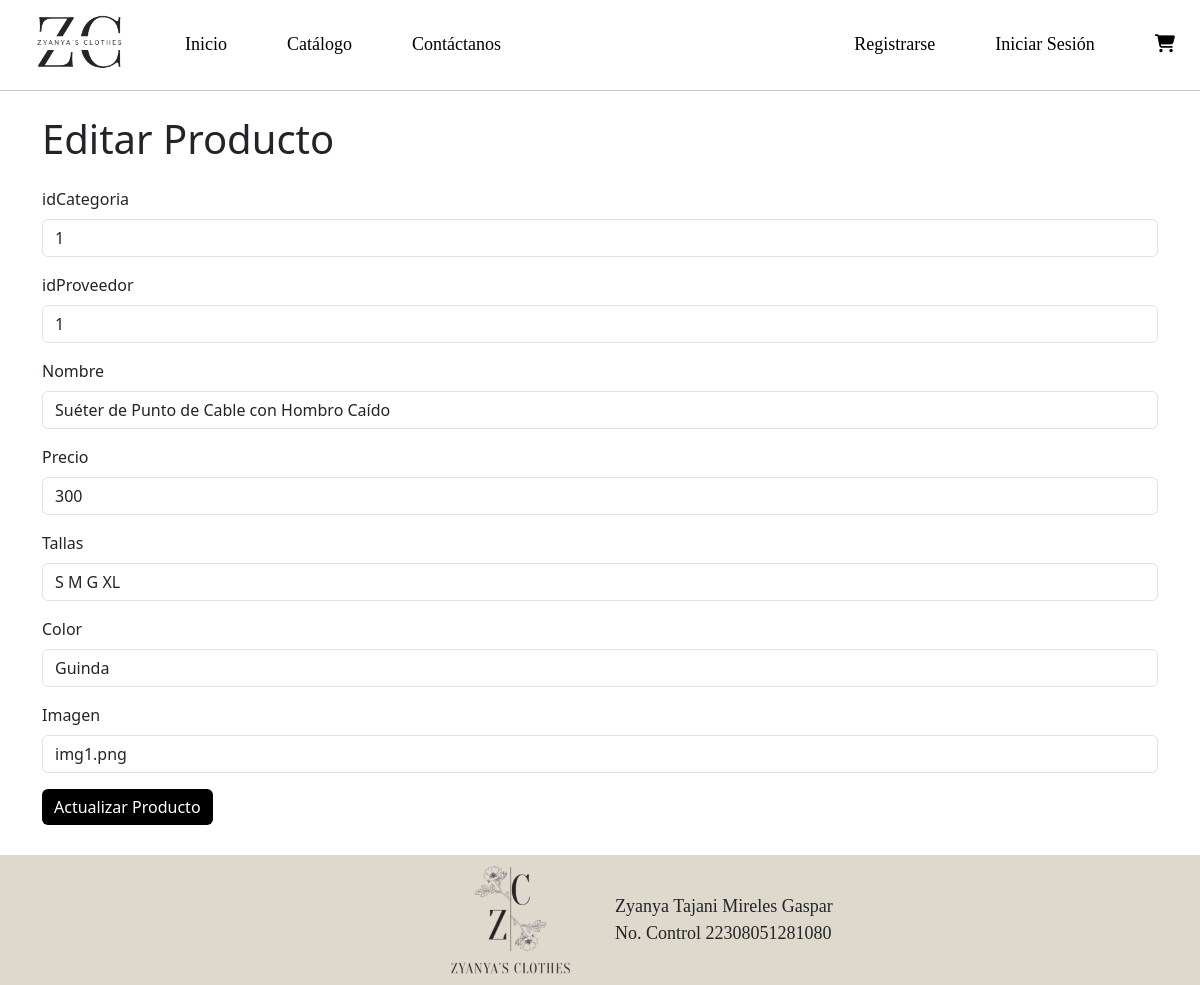
The app's page /editarp.php?id=1 with its own data.
### tables this page shows
CREATE TABLE `productos` (
  `id_producto` int(11) NOT NULL,
  `id_categoria` int(11) NOT NULL,
  `id_proveedor` int(11) NOT NULL,
  `nombre` text NOT NULL,
  `precio` float NOT NULL,
  `tallas` varchar(30) NOT NULL,
  `color` text NOT NULL,
  `imagen` varchar(100) NOT NULL
);

### editarp.php (the view, shortened to what this page needs)
<?php
include("db.php");
if (isset($_GET['id'])) {
    $id = $_GET['id'];
    $sql = "SELECT * FROM productos WHERE id_producto = $id";
    $result = $db->query($sql);
    $row = $result->fetch_assoc();
} else {
    header("Location: admin.php");
    exit();
}
?>
<!DOCTYPE html>
<html lang="es">
<head>
    <link href="https://cdn.jsdelivr.net/npm/bootstrap@5.3.3/dist/css/bootstrap.min.css" rel="stylesheet">
    <link rel="stylesheet" href="https://cdnjs.cloudflare.com/ajax/libs/font-awesome/6.5.2/css/all.min.css" />
    <link rel="stylesheet" href="style.css" />
</head>
<body>
<header>
        <div class="logo">
            <a href="index.php"><img src="img/logo.png" class="nav_logo"></a>
        </div>
        <nav>
            <ul class="menu">
                <li><a href="index.php">Inicio</a></li>
                <li><a href="catalogo.php">Catálogo</a></li>
                <li><a href="contactanos.php">Contáctanos</a></li>
            </ul>
                <div class="sec2">
                    <ul>
                    <?php
                        if(!isset($_SESSION['login_user'])){
                        ?> <li> <?php
                        echo '<a href="#" data-bs-toggle="modal" data-bs-target="#registro">Registrarse</a>';
                        ?> </li>
                        <li>
                            <a href="login.php">Iniciar Sesión</a>
                        </li>
                        <li>
                            <a href="#" onclick="alerta()"><i class="fa-solid fa-cart-shopping"></i></a>
                        </li><?php
                    } ?>
            </ul>
            </div>
        </nav>
    </header>
    <hr>
    <div class="container">
        <h1 class="my-4">Editar Producto</h1>
        <form action="editarp.php?id=<?php echo $row['id_producto']; ?>" method="POST" enctype="multipart/form-data">
            <div class="mb-3">
                <label for="idCategoria" class="form-label">idCategoria</label>
                <input type="text" class="form-control" name="idCategoria" value="<?php echo $row['id_categoria']; ?>" required>
            </div>
            <div class="mb-3">
                <label for="idProveedor" class="form-label">idProveedor</label>
                <input type="text" class="form-control" name="idProveedor" value="<?php echo $row['id_proveedor']; ?>" required>
            </div>
            <div class="mb-3">
                <label for="nombre" class="form-label">Nombre</label>
                <input type="text" class="form-control" name="nombre" value="<?php echo $row['nombre']; ?>" required>
            </div>
            <div class="mb-3">
                <label for="precio" class="form-label">Precio</label>
                <input type="text" class="form-control" name="precio" value="<?php echo $row['precio']; ?>" required>
            </div>
            <div class="mb-3">
                <label for="tallas" class="form-label">Tallas</label>
                <input type="text" class="form-control" name="tallas" value="<?php echo $row['tallas']; ?>" required>
            </div>
            <div class="mb-3">
                <label for="color" class="form-label">Color</label>
                <input type="text" class="form-control" name="color" value="<?php echo $row['color']; ?>" required>
            </div>
            <div class="mb-3">
                <label for="imagen" class="form-label">Imagen</label>
                <input type="text" class="form-control" name="imagen" value="<?php echo $row['imagen']; ?>" required>
            </div>
            <button type="submit" class="btn btn-primary" style="margin-bottom:30px; background-color:black; color:white; border:none;">Actualizar Producto</button>
        </form>
    </div>
    <footer>
        <div class="img04">
            <img src="img/img04.png" alt="">
        </div>
        <div class="datos">
        Zyanya Tajani Mireles Gaspar <br>
        No. Control 22308051281080
        </div>
    </footer>
</body>
</html>

### style.css (style rules this page uses)
*, *::before, *::after { margin:0; padding: 0; box-sizing: border-box; list-style-type: none; text-decoration: none; }
header { display:flex; align-items: center; padding:5px; width: 100%; z-index: 20; }
.logo img { width:130px; padding-left: 20px; }
nav .menu { display: flex; list-style: none; margin: 0; padding: 0; gap: 10px; }
nav { display:flex; width: 100%; align-items:center; }
nav .sec2 { display: flex; justify-content: flex-end; padding-right: 20px; gap: 10px; flex: 1; }
nav .sec2 ul { display: flex; list-style: none; margin: 0; padding: 0; gap: 10px; }
nav a { font-family: Candara; color:black; font-size: 18px; padding-left: 50px; text-decoration: none; }
footer { width: 100%; height: 130px; display: flex; background-color: #dfd8cc; }
.img04 { display: flex; width: 50%; justify-content: flex-end; padding-right: 15px; }
.img04 img { height: 100%; object-fit: cover; }
.datos { display: flex; width: 50%; align-items: center; font-family: Candara; font-size: 18px; padding-left: 15px; }
hr { margin:0; padding: 0; }

### records on screen
productos: idCategoria "1", idProveedor "1", nombre "Suéter de Punto de Cable con Hombro Caído", precio "300", tallas "S M G XL", color "Guinda", imagen "img1.png"
